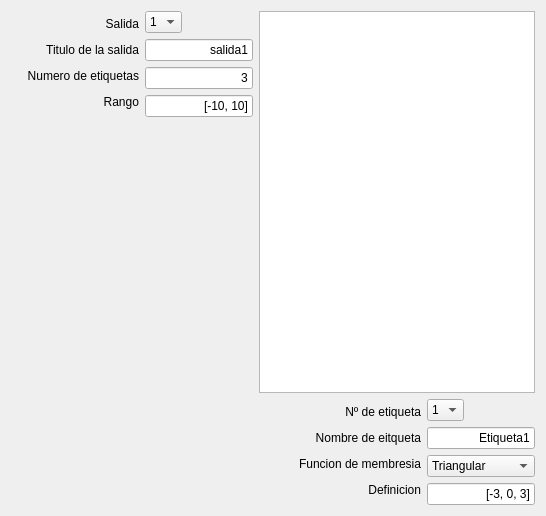
          <widget class="QWidget" name="salidasTab">
           <attribute name="title">
            <string>Salidas</string>
           </attribute>
           <layout class="QGridLayout" name="gridLayout_20">
            <item row="0" column="0">
             <layout class="QHBoxLayout" name="horizontalLayout_10">
              <property name="sizeConstraint">
               <enum>QLayout::SetFixedSize</enum>
              </property>
              <item>
               <layout class="QVBoxLayout" name="verticalLayout_12">
                <property name="sizeConstraint">
                 <enum>QLayout::SetDefaultConstraint</enum>
                </property>
                <item>
                 <widget class="QLabel" name="label_11">
                  <property name="sizePolicy">
                   <sizepolicy hsizetype="Preferred" vsizetype="Fixed">
                    <horstretch>0</horstretch>
                    <verstretch>0</verstretch>
                   </sizepolicy>
                  </property>
                  <property name="text">
                   <string>Salida</string>
                  </property>
                  <property name="alignment">
                   <set>Qt::AlignRight|Qt::AlignTrailing|Qt::AlignVCenter</set>
                  </property>
                 </widget>
                </item>
                <item>
                 <widget class="QLabel" name="label_12">
                  <property name="sizePolicy">
                   <sizepolicy hsizetype="Preferred" vsizetype="Fixed">
                    <horstretch>0</horstretch>
                    <verstretch>0</verstretch>
                   </sizepolicy>
                  </property>
                  <property name="text">
                   <string>Titulo de la salida</string>
                  </property>
                  <property name="alignment">
                   <set>Qt::AlignRight|Qt::AlignTrailing|Qt::AlignVCenter</set>
                  </property>
                 </widget>
                </item>
                <item>
                 <widget class="QLabel" name="label_13">
                  <property name="sizePolicy">
                   <sizepolicy hsizetype="Minimum" vsizetype="Fixed">
                    <horstretch>0</horstretch>
                    <verstretch>0</verstretch>
                   </sizepolicy>
                  </property>
                  <property name="text">
                   <string>Numero de etiquetas</string>
                  </property>
                  <property name="alignment">
                   <set>Qt::AlignRight|Qt::AlignTrailing|Qt::AlignVCenter</set>
                  </property>
                 </widget>
                </item>
                <item>
                 <widget class="QLabel" name="label_14">
                  <property name="sizePolicy">
                   <sizepolicy hsizetype="Preferred" vsizetype="Fixed">
                    <horstretch>0</horstretch>
                    <verstretch>0</verstretch>
                   </sizepolicy>
                  </property>
                  <property name="text">
                   <string>Rango</string>
                  </property>
                  <property name="alignment">
                   <set>Qt::AlignRight|Qt::AlignTrailing|Qt::AlignVCenter</set>
                  </property>
                 </widget>
                </item>
               </layout>
              </item>
              <item>
               <layout class="QVBoxLayout" name="verticalLayout_13">
                <property name="sizeConstraint">
                 <enum>QLayout::SetFixedSize</enum>
                </property>
                <item>
                 <widget class="QComboBox" name="comboBox_7">
                  <property name="sizePolicy">
                   <sizepolicy hsizetype="Fixed" vsizetype="Fixed">
                    <horstretch>0</horstretch>
                    <verstretch>0</verstretch>
                   </sizepolicy>
                  </property>
                  <property name="maxVisibleItems">
                   <number>20</number>
                  </property>
                  <item>
                   <property name="text">
                    <string>1</string>
                   </property>
                  </item>
                 </widget>
                </item>
                <item>
                 <widget class="QLineEdit" name="lineEdit_6">
                  <property name="sizePolicy">
                   <sizepolicy hsizetype="Fixed" vsizetype="Fixed">
                    <horstretch>0</horstretch>
                    <verstretch>0</verstretch>
                   </sizepolicy>
                  </property>
                  <property name="text">
                   <string>salida1</string>
                  </property>
                  <property name="alignment">
                   <set>Qt::AlignRight|Qt::AlignTrailing|Qt::AlignVCenter</set>
                  </property>
                  <property name="placeholderText">
                   <string>Titulo de la entrada</string>
                  </property>
                 </widget>
                </item>
                <item>
                 <widget class="QLineEdit" name="lineEdit_7">
                  <property name="sizePolicy">
                   <sizepolicy hsizetype="Fixed" vsizetype="Fixed">
                    <horstretch>0</horstretch>
                    <verstretch>0</verstretch>
                   </sizepolicy>
                  </property>
                  <property name="text">
                   <string>3</string>
                  </property>
                  <property name="alignment">
                   <set>Qt::AlignRight|Qt::AlignTrailing|Qt::AlignVCenter</set>
                  </property>
                  <property name="placeholderText">
                   <string>Numero de etiquetas</string>
                  </property>
                 </widget>
                </item>
                <item>
                 <widget class="QLineEdit" name="lineEdit_8">
                  <property name="sizePolicy">
                   <sizepolicy hsizetype="Fixed" vsizetype="Fixed">
                    <horstretch>0</horstretch>
                    <verstretch>0</verstretch>
                   </sizepolicy>
                  </property>
                  <property name="text">
                   <string>[-10, 10]</string>
                  </property>
                  <property name="alignment">
                   <set>Qt::AlignRight|Qt::AlignTrailing|Qt::AlignVCenter</set>
                  </property>
                  <property name="placeholderText">
                   <string>rango entre corchetes</string>
                  </property>
                 </widget>
                </item>
               </layout>
              </item>
             </layout>
            </item>
            <item row="0" column="1" rowspan="2">
             <layout class="QVBoxLayout" name="verticalLayout_16">
              <item>
               <widget class="QGraphicsView" name="graphicsView_4"/>
              </item>
              <item>
               <layout class="QHBoxLayout" name="horizontalLayout_11">
                <item>
                 <spacer name="horizontalSpacer_4">
                  <property name="orientation">
                   <enum>Qt::Horizontal</enum>
                  </property>
                  <property name="sizeHint" stdset="0">
                   <size>
                    <width>40</width>
                    <height>20</height>
                   </size>
                  </property>
                 </spacer>
                </item>
                <item>
                 <layout class="QVBoxLayout" name="verticalLayout_14">
                  <item>
                   <widget class="QLabel" name="label_15">
                    <property name="sizePolicy">
                     <sizepolicy hsizetype="Preferred" vsizetype="Fixed">
                      <horstretch>0</horstretch>
                      <verstretch>0</verstretch>
                     </sizepolicy>
                    </property>
                    <property name="text">
                     <string>Nº de etiqueta</string>
                    </property>
                    <property name="alignment">
                     <set>Qt::AlignRight|Qt::AlignTrailing|Qt::AlignVCenter</set>
                    </property>
                   </widget>
                  </item>
                  <item>
                   <widget class="QLabel" name="label_16">
                    <property name="sizePolicy">
                     <sizepolicy hsizetype="Preferred" vsizetype="Fixed">
                      <horstretch>0</horstretch>
                      <verstretch>0</verstretch>
                     </sizepolicy>
                    </property>
                    <property name="text">
                     <string>Nombre de eitqueta</string>
                    </property>
                    <property name="alignment">
                     <set>Qt::AlignRight|Qt::AlignTrailing|Qt::AlignVCenter</set>
                    </property>
                   </widget>
                  </item>
                  <item>
                   <widget class="QLabel" name="label_17">
                    <property name="sizePolicy">
                     <sizepolicy hsizetype="Preferred" vsizetype="Fixed">
                      <horstretch>0</horstretch>
                      <verstretch>0</verstretch>
                     </sizepolicy>
                    </property>
                    <property name="text">
                     <string>Funcion de membresia</string>
                    </property>
                    <property name="alignment">
                     <set>Qt::AlignRight|Qt::AlignTrailing|Qt::AlignVCenter</set>
                    </property>
                   </widget>
                  </item>
                  <item>
                   <widget class="QLabel" name="label_18">
                    <property name="sizePolicy">
                     <sizepolicy hsizetype="Preferred" vsizetype="Fixed">
                      <horstretch>0</horstretch>
                      <verstretch>0</verstretch>
                     </sizepolicy>
                    </property>
                    <property name="text">
                     <string>Definicion</string>
                    </property>
                    <property name="alignment">
                     <set>Qt::AlignRight|Qt::AlignTrailing|Qt::AlignVCenter</set>
                    </property>
                   </widget>
                  </item>
                 </layout>
                </item>
                <item>
                 <layout class="QVBoxLayout" name="verticalLayout_15">
                  <item>
                   <widget class="QComboBox" name="comboBox_8">
                    <property name="sizePolicy">
                     <sizepolicy hsizetype="Fixed" vsizetype="Fixed">
                      <horstretch>0</horstretch>
                      <verstretch>0</verstretch>
                     </sizepolicy>
                    </property>
                    <property name="currentText">
                     <string notr="true">1</string>
                    </property>
                    <property name="currentIndex">
                     <number>0</number>
                    </property>
                    <property name="frame">
                     <bool>true</bool>
                    </property>
                    <item>
                     <property name="text">
                      <string>1</string>
                     </property>
                    </item>
                   </widget>
                  </item>
                  <item>
                   <widget class="QLineEdit" name="lineEdit_9">
                    <property name="sizePolicy">
                     <sizepolicy hsizetype="Preferred" vsizetype="Fixed">
                      <horstretch>0</horstretch>
                      <verstretch>0</verstretch>
                     </sizepolicy>
                    </property>
                    <property name="text">
                     <string>Etiqueta1</string>
                    </property>
                    <property name="alignment">
                     <set>Qt::AlignRight|Qt::AlignTrailing|Qt::AlignVCenter</set>
                    </property>
                    <property name="placeholderText">
                     <string>Nombre de la etiqueta</string>
                    </property>
                   </widget>
                  </item>
                  <item>
                   <widget class="QComboBox" name="comboBox_9">
                    <property name="sizePolicy">
                     <sizepolicy hsizetype="Preferred" vsizetype="Fixed">
                      <horstretch>0</horstretch>
                      <verstretch>0</verstretch>
                     </sizepolicy>
                    </property>
                    <property name="sizeAdjustPolicy">
                     <enum>QComboBox::AdjustToContentsOnFirstShow</enum>
                    </property>
                    <property name="frame">
                     <bool>true</bool>
                    </property>
                    <item>
                     <property name="text">
                      <string>Triangular</string>
                     </property>
                    </item>
                    <item>
                     <property name="text">
                      <string>Gausiana</string>
                     </property>
                    </item>
                    <item>
                     <property name="text">
                      <string>Trapezoidal</string>
                     </property>
                    </item>
                   </widget>
                  </item>
                  <item>
                   <widget class="QLineEdit" name="lineEdit_10">
                    <property name="sizePolicy">
                     <sizepolicy hsizetype="Preferred" vsizetype="Fixed">
                      <horstretch>0</horstretch>
                      <verstretch>0</verstretch>
                     </sizepolicy>
                    </property>
                    <property name="text">
                     <string>[-3, 0, 3]</string>
                    </property>
                    <property name="alignment">
                     <set>Qt::AlignRight|Qt::AlignTrailing|Qt::AlignVCenter</set>
                    </property>
                    <property name="placeholderText">
                     <string>vector de la mf</string>
                    </property>
                   </widget>
                  </item>
                 </layout>
                </item>
               </layout>
              </item>
             </layout>
            </item>
            <item row="1" column="0">
             <spacer name="verticalSpacer_2">
              <property name="orientation">
               <enum>Qt::Vertical</enum>
              </property>
              <property name="sizeType">
               <enum>QSizePolicy::Preferred</enum>
              </property>
              <property name="sizeHint" stdset="0">
               <size>
                <width>242</width>
                <height>388</height>
               </size>
              </property>
             </spacer>
            </item>
           </layout>
          </widget>
